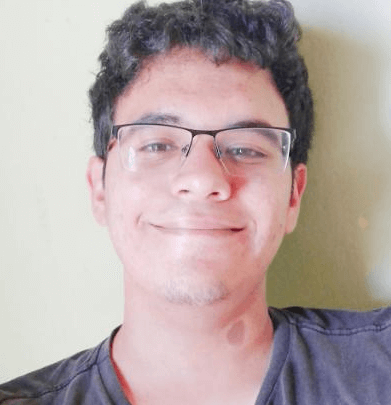
#> input picture src/python/Faces/b.png, 391 x 405 px, given in place of flipperMachine.gif, which was not available
$ python ApplyGifEffect.py
#> lines starting #> are read from the running program, lines starting #| are printed output that depends on the picture
import os
import sys
import uuid
import cv2 as cv
from PIL import Image

## Abre o gif
gif = cv.VideoCapture("flipperMachine.gif")

def applyEffectToFrame(frame, Effect=1):
    img = frame
    Amount = 5
    match Effect:
        case 1:  # imagem em escala de cinza
            img = cv.cvtColor(img, cv.COLOR_BGR2GRAY)
            img = cv.cvtColor(img, cv.COLOR_GRAY2BGR)
        case 2:  # efeito de desfoque
            img = cv.GaussianBlur(img, (Amount, Amount), cv.BORDER_DEFAULT)
        case 3:  # efeito de borda
            img = cv.Canny(img, Amount * 10, (Amount * 10) + 125)
            img = cv.cvtColor(img, cv.COLOR_GRAY2BGR)
    return img

frames = []
ret, frame = gif.read()
#> frame is the input picture: shape (405, 391, 3); mean B, G, R 165, 166.7, 181.8
frameNum = 0

# Processa cada quadro do gif
while ret:
    frameNum += 1
    frame_with_effect = applyEffectToFrame(frame, Effect=1)  # Alterne o valor de Effect para testar outros efeitos
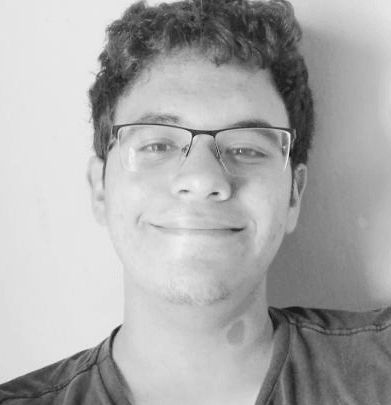
#> frame_with_effect: shape (405, 391, 3); min 27, max 238, mean 171.1

    # Converte o quadro processado para RGB e o adiciona à lista de frames
    frame_rgb = cv.cvtColor(frame_with_effect, cv.COLOR_BGR2RGB)
    frames.append(Image.fromarray(frame_rgb))

    ret, frame = gif.read()

# Salva o GIF
if frames:
    output_path = f"processed_{uuid.uuid4()}.gif"
    frames[0].save(output_path, save_all=True, append_images=frames[1:], loop=0, duration=100)
    print(f"GIF salvo como {output_path}")

cv.destroyAllWindows()

$ run again, on src/python/Faces/image.png
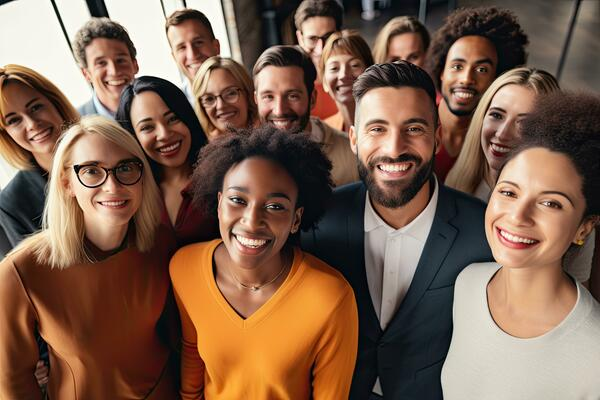
#> input picture src/python/Faces/image.png, 600 x 400 px, given in place of flipperMachine.gif, which was not available
#> frame is the input picture: shape (400, 600, 3); mean B, G, R 77.9, 96.8, 126.5
#> `frame_with_effect = applyEffectToFrame(frame, Effect=1)`:
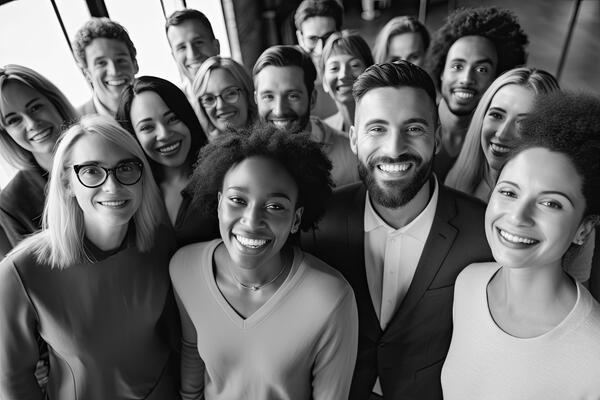
#> frame_with_effect: shape (400, 600, 3); min 0, max 255, mean 103.6
